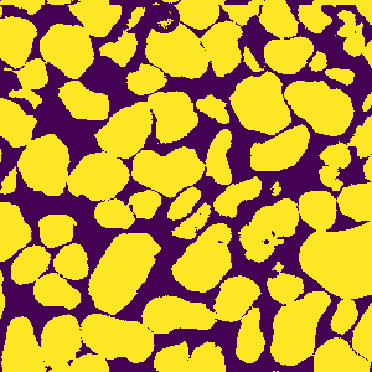
#> input picture CoreSamples/CroppedImage.png, 372 x 372 px
$ python PixelCount.py
#> lines starting #> are read from the running program, lines starting #| are printed output that depends on the picture
import os
from PIL import Image, ImageOps
from collections import defaultdict
import numpy

img = Image.open('CroppedImage.png')
#> img is the input picture: PIL image 372x372 RGBA; mean R, G, B, A 188.5, 150.8, 52.7, 255
pixels = img.load()
s = img.size
#> s = (372, 372)


by_color = defaultdict(int)
for pixel in img.getdata():
    by_color[pixel] += 1
#> this loop made 138384 passes
#> pixel on passes 1 to 3: (68, 1, 84, 255), (253, 231, 36, 255), (253, 231, 36, 255)
#> after the loop, by_color = {(68, 1, 84, 255): 48256, (253, 231, 36, 255): 90128}
print(by_color)
#| defaultdict(<class 'int'>, {(68, 1, 84, 255): 48256, (253, 231, 36, 255): 90128})
print(s)
#| (372, 372)


counter_1 = 0
counter_2 = 0
for i in range(img.size[0]):
	for j in range(img.size[1]):
		if pixels[i,j][0] == 68 and pixels[i,j][1] == 1 and pixels[i,j][2] == 84:
			counter_1 += 1
			pixels[i,j] = (0,0,0,255)
		elif pixels[i,j][0] == 253 and pixels[i,j][1] == 231 and pixels[i,j][2] == 36:
			counter_2 += 1
			pixels[i,j] = (255,255,255,255)
#> after the loop, counter_1 = 48256; counter_2 = 90128
print(counter_1, counter_2)
#| 48256 90128
img.show()
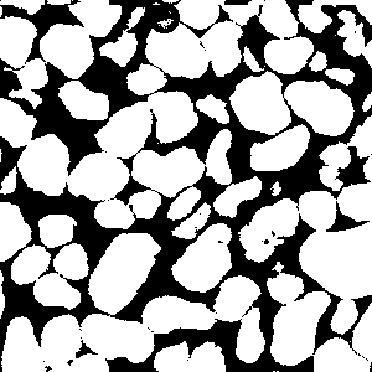
#> shown: PIL image 372x372 RGBA; mean R, G, B, A 166.1, 166.1, 166.1, 255
newimg = ImageOps.expand(img, border=1, fill='black')
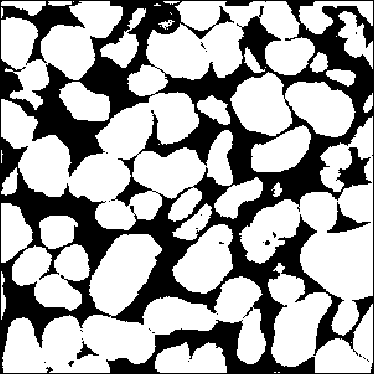
#> newimg: PIL image 374x374 RGBA; mean R, G, B, A 164.3, 164.3, 164.3, 255
newimg.show()
newimg.save("FinalImage.png")
